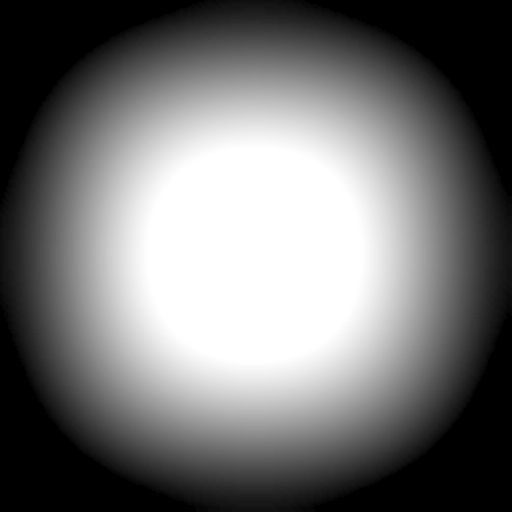
#> input picture ColorUpscale/mask.png, 512 x 512 px
$ python comfy_upscale.py
#> lines starting #> are read from the running program, lines starting #| are printed output that depends on the picture
import numpy as np
from PIL import Image
from PIL import ImageFile
ImageFile.LOAD_TRUNCATED_IMAGES = True
import os
import time
import json
import requests
import uuid
import random
from typing import Dict, Tuple

# Allow large images
Image.MAX_IMAGE_PIXELS = None


def _json_literal(value):
    """
    Return a JSON-safe literal string for replacement into a JSON template.
    Example: _json_literal("C:/path.png") -> "\"C:/path.png\""
             _json_literal(0.42) -> "0.42"
    """
    return json.dumps(value, ensure_ascii=False)


class MultiScaleGridInpainterResumeColorGuided:
    def __init__(
        self,
        input_image_path="input.png",
        color_map_path="color.png",
        control_image_path="ctrl.png",
        mask_path="mask.png",
        temp_file="q.png",
        comfy_server="127.0.0.1:8188",
        workflow_path="mapWorkflow.json",
        progress_save_interval=300,
        force_rebuild=False,
        output_dir="output",
        test_run=False,
        test_pos: Tuple[float, float] = (0.5, 0.5),  # (x_percent, y_percent)
    ):
        """
        Initialize the multi-scale grid inpainter with color guidance, resume capability and progress saves

        New in this version:
        - Variable-driven workflow templating (use {placeholders} in workflow JSON)
        - ControlNet strength per scale step via self.scale_steps[*]['controlnet_strength']
        - ControlNet source image crop matched to the current color image tile
        - test_run mode: render a single tile per level at a given normalized position

        Args:
            input_image_path: Path to the 512x512 input image
            color_map_path: Path to the 512x512 color guide image
            control_image_path: Optional path to a (any resolution) ControlNet guidance image
            mask_path: Path to the 512x512 alpha mask (black and white PNG)
            temp_file: Temporary file name for ComfyUI color tile processing
            comfy_server: ComfyUI server address
            workflow_path: Path to your ComfyUI workflow JSON file (with {placeholders})
            progress_save_interval: Save work-in-progress every N tiles (default 300)
            force_rebuild: If True, rebuild all steps even if output files exist
            output_dir: Subdirectory where all output images will be saved
            test_run: If True, only one tile per level is rendered at test_pos
            test_pos: Normalized position (0..1, 0..1) to pick the tile within the level grid
        """
#> called with input_image_path = 'input_512.png', color_map_path = 'color_map_512.png', control_image_path = 'ctrl.png', mask_path = 'mask.png', temp_file = 'q.png', comfy_server = '127.0.0.1:8188', workflow_path = 'mapWorkflow.json', progress_save_interval = 300
        self.input_image_path = input_image_path
        self.color_map_path = color_map_path
        self.control_image_path = control_image_path
        self.mask_path = mask_path
        self.temp_file = temp_file
        self.temp_control_file = "q_control.png"
        self.comfy_server = comfy_server
        self.workflow_path = workflow_path
        self.progress_save_interval = progress_save_interval
        self.force_rebuild = force_rebuild
        self.output_dir = output_dir
        self.test_run = test_run
        self.test_pos = test_pos

        # Create output directory if it doesn't exist
        os.makedirs(self.output_dir, exist_ok=True)
        print(f"Output directory: {os.path.abspath(self.output_dir)}")

        # Load workflow template (as Python object)
        with open(workflow_path, 'r', encoding='utf-8') as f:
#> (reads ColorUpscale/mapWorkflow.json from the repository)
            self.workflow_template = json.load(f)

        # Load and prepare the alpha mask
        self.load_alpha_mask()

        # Load the color map (512x512)
        self.load_color_map()

        # Default ControlNet image existence check (optional)
        if self.control_image_path and not os.path.exists(self.control_image_path):
            print(f"Warning: ControlNet image not found: {self.control_image_path}. ControlNet cropping will be skipped.")
            self.control_image_path = None

        # Define color-to-variable mapping (example mapping)
        self.color_variables = {
            (255, 0, 0): {"thing": "mountains, extremely tall and jagged", "texture": "pebbles and rocks"},
            (255, 255, 0): {"thing": "a desert filled with camels, sand dunes, rocky outcroppings", "texture": "gnarled spiral swirls of mandelbulb fractals"},
            (0, 255, 0): {"thing": "Grassy forests full of leaves trees, birds, deer, squirrels, dogs", "texture": "scraps of paper"},
            (0, 255, 255): {"thing": "Icy glacier and snow capped mountains filled with polar bears, penguins, and snow", "texture": "tiny little beads"},
            (0, 0, 255): {"thing": "An ocean full of strange undersea creatures and fish, whales, squid", "texture": "wax, wire, and felt"},
        }

        # Default variable values if no color match is found
        self.default_variables = {"material": "natural materials", "texture": "detailed"}

        # Scaling pipeline with prompts and per-level ControlNet strength
        self.scale_steps = [
            {
                "name": "1K",
                "target_size": 1024,
                "tile_size": 512,
                "stride": 256,
                "brightness": -6,
                "controlnet_strength": 1,
                # These two feed {positivePrompt} / {negativePrompt} in the workflow
                "positive": "vast abstract landscape, a photograph, a beautiful (dense forest:1.2) with ({thing}:1.2) made of ({texture}), outsider art in the style of Hieronymus Bosch",
                "negative": "(blurry:1.2), compression artifact, jpeg, low quality, deformed, frame, picture frame, blurry, compression, artifact",
                "output_file": os.path.join(output_dir, "result_1k.png"),
            },
            {
                "name": "2K",
                "target_size": 2048,
                "tile_size": 512,
                "stride": 256,
                "brightness": -5,
                "controlnet_strength": 1,
                "positive": "vast abstract landscape, a photograph, a beautiful (dense forest:1.2) with ({thing}:1.2) made of ({texture}), outsider art in the style of Hieronymus Bosch",
                "negative": "(blurry:1.2), compression artifact, jpeg, low quality, deformed, frame, picture frame, blurry, compression, artifact",
                "output_file": os.path.join(output_dir, "result_2k.png"),
            },
            {
                "name": "4K",
                "target_size": 4096,
                "tile_size": 512,
                "stride": 256,
                "brightness": -4,
                "controlnet_strength": 1,
                "positive": "vast abstract landscape, a photograph, a beautiful (dense forest:1.2) with ({thing}:1.2) made of ({texture}), outsider art in the style of Hieronymus Bosch",
                "negative": "(blurry:1.2), compression artifact, jpeg, low quality, deformed, frame, picture frame, blurry, compression, artifact",
                "output_file": os.path.join(output_dir, "result_4k.png"),
            },
            {
                "name": "8K",
                "target_size": 8192,
                "tile_size": 512,
                "stride": 256,
                "brightness": -3,
                "controlnet_strength": .6,
                "positive": "vast abstract landscape, a photograph, a beautiful (dense forest:1.2) with ({thing}:1.2) made of ({texture}), outsider art in the style of Hieronymus Bosch",
                "negative": "(blurry:1.2), compression artifact, jpeg, low quality, deformed, frame, picture frame, blurry, compression, artifact",
                "output_file": os.path.join(output_dir, "result_8k.png"),
            },
            {
                "name": "16K",
                "target_size": 16384,
                "tile_size": 512,
                "stride": 256,
                "brightness": -2.5,
                "controlnet_strength": 0.3,
                "positive": "vast abstract landscape, a photograph, a beautiful (dense forest:1.2) with ({thing}:1.2) made of ({texture}), outsider art in the style of Hieronymus Bosch",
                "negative": "(blurry:1.2), compression artifact, jpeg, low quality, deformed, frame, picture frame, blurry, compression, artifact",
                "output_file": os.path.join(output_dir, "result_16k.png"),
            },
        ]

        print("Multi-Scale Color-Guided Grid Inpainting Pipeline (Variable-Driven)")
        print("=" * 70)
        print(f"Input image: {input_image_path}")
        print(f"Color map: {color_map_path}")
        print(f"Control image: {self.control_image_path}")
        print(f"Alpha mask: {mask_path}")
        print(f"Progress saves: Every {progress_save_interval} tiles")
        print(f"Force rebuild: {force_rebuild}")
        print(f"Pipeline steps: {len(self.scale_steps)}")
        print(f"test_run: {self.test_run}, test_pos: {self.test_pos}")

        # Print available color mappings
        print("\nColor-to-variable mappings:")
        for color, variables in self.color_variables.items():
            var_str = ", ".join([f"{k}={v}" for k, v in variables.items()])
            print(f"  RGB{color}: {var_str}")

        # Check which steps can be resumed
        self.check_existing_outputs()

    # ----------------------------
    # Asset loading helpers
    # ----------------------------
    def load_color_map(self):
        if not os.path.exists(self.color_map_path):
            raise FileNotFoundError(f"Color map not found: {self.color_map_path}")
        self.color_map = Image.open(self.color_map_path)
        if self.color_map.mode != 'RGB':
            self.color_map = self.color_map.convert('RGB')
        self.color_map_array = np.array(self.color_map)
        if self.color_map_array.shape[:2] != (512, 512):
            print(f"Warning: Color map is {self.color_map_array.shape[:2]}, expected (512, 512)")
            print("Resizing color map to 512x512...")
            self.color_map = self.color_map.resize((512, 512), Image.NEAREST)
            self.color_map_array = np.array(self.color_map)
        print(f"Loaded color map: {self.color_map_array.shape}")

    def load_alpha_mask(self):
        if not os.path.exists(self.mask_path):
            print(f"Warning: Alpha mask '{self.mask_path}' not found!")
            print("Creating a default circular mask...")
            self.create_default_mask()
        mask_img = Image.open(self.mask_path)
#> mask_img is the input picture: PIL image 512x512 P; min 0, max 255, mean 116.2
        if mask_img.mode != 'L':
            mask_img = mask_img.convert('L')
#> mask_img: PIL image 512x512 L
        self.alpha_mask = np.array(mask_img).astype(np.float32) / 255.0
        print(f"  Loaded alpha mask: {self.alpha_mask.shape}")
#|   Loaded alpha mask: (512, 512)
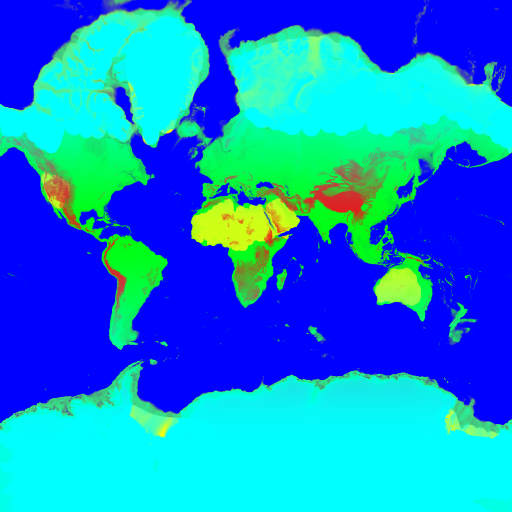
#> input picture ColorUpscale/color_map_512.png, 512 x 512 px
#> in load_color_map, self.color_map is the input picture: PIL image 512x512 RGB; mean R, G, B 13.4, 135, 217.2
#| Loaded color map: (512, 512, 3)

    # [15 lines left out: function create_default_mask, not called in this run]

    # ----------------------------
    # Utility
    # ----------------------------
    def check_existing_outputs(self):
        print("\nChecking for existing output files...")
        self.existing_files = {}
        for i, step in enumerate(self.scale_steps):
            output_file = step["output_file"]
            if os.path.exists(output_file) and not self.force_rebuild:
                file_size = os.path.getsize(output_file) / (1024 * 1024)
                print(f"  ✓ Found {step['name']}: {output_file} ({file_size:.1f} MB)")
                self.existing_files[i] = output_file
            else:
                print(f"  ⊗ Missing {step['name']}: {output_file}")
        if self.existing_files and not self.force_rebuild:
            last_completed = max(self.existing_files.keys())
            print(f"\n📄 Can resume from step {last_completed + 2}")
        elif self.force_rebuild:
            print("\n🔥 Force rebuild enabled - will regenerate all steps")
        else:
            print("\n🚀 Starting from the beginning")

    def simple_upscale(self, input_path, target_size, output_path):
#> called with input_path = 'input_512.png', target_size = 1024, output_path = 'output/temp_upscaled_1k.png'
        print(f"  Upscaling {input_path} to {target_size}x{target_size}")
        img = Image.open(input_path)
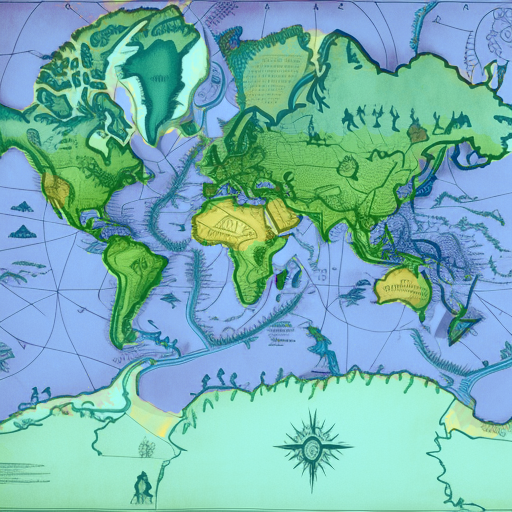
#> input picture ColorUpscale/input_512.png, 512 x 512 px
#> img is the input picture: PIL image 512x512 RGB; mean R, G, B 118.3, 178, 177.4
        if img.mode != 'RGB':
            img = img.convert('RGB')
        upscaled = img.resize((target_size, target_size), Image.LANCZOS)
#> (the rest of the program and of its run is left out)
